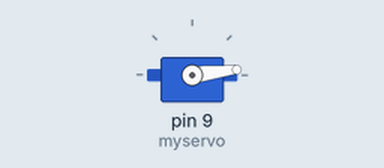
This sketch was run on a simulated Arduino Uno, built with avr-gcc and run on an emulated ATmega328P. On the bench: servo.

Above: at 0.05 s.
At 0.85 s:
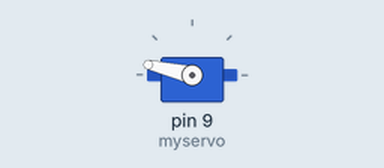
At 1.2 s:
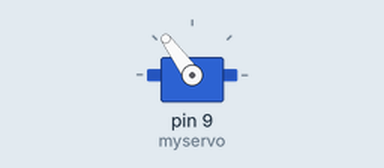
At 1.7 s:
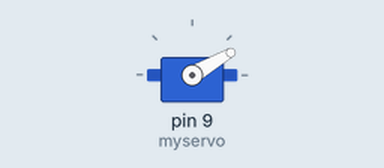
Timing chart, 0 to 4.2 s (numbered marks = the images above):
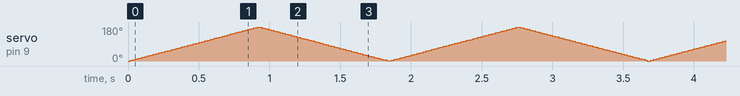

The sketch:

sketch_sep26b.ino
```cpp
#include <Servo.h>

 Servo myservo;  // create servo object to control a servo
// twelve servo objects can be created on most boards

int pos = 0;    // variable to store the servo position

void setup() {
   myservo.attach(9);
}

void loop() {
   for (pos = 0; pos <= 180; pos += 1) {
     // in steps of 1 degree
     myservo.write(pos);
     delay(05);
   }
   for (pos = 180; pos >= 0; pos -= 1) {
     myservo.write(pos);
     delay(05);
   }
}
```
